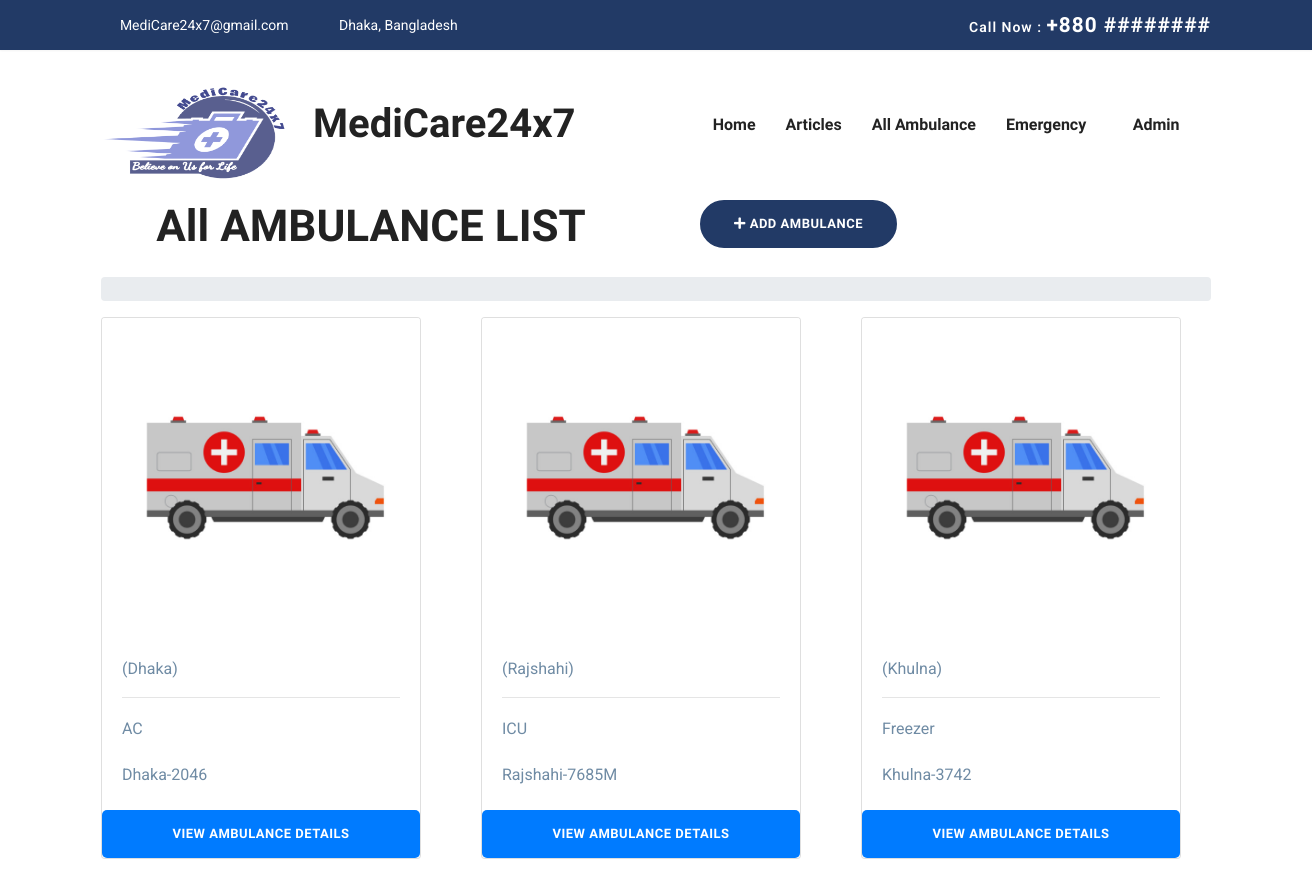
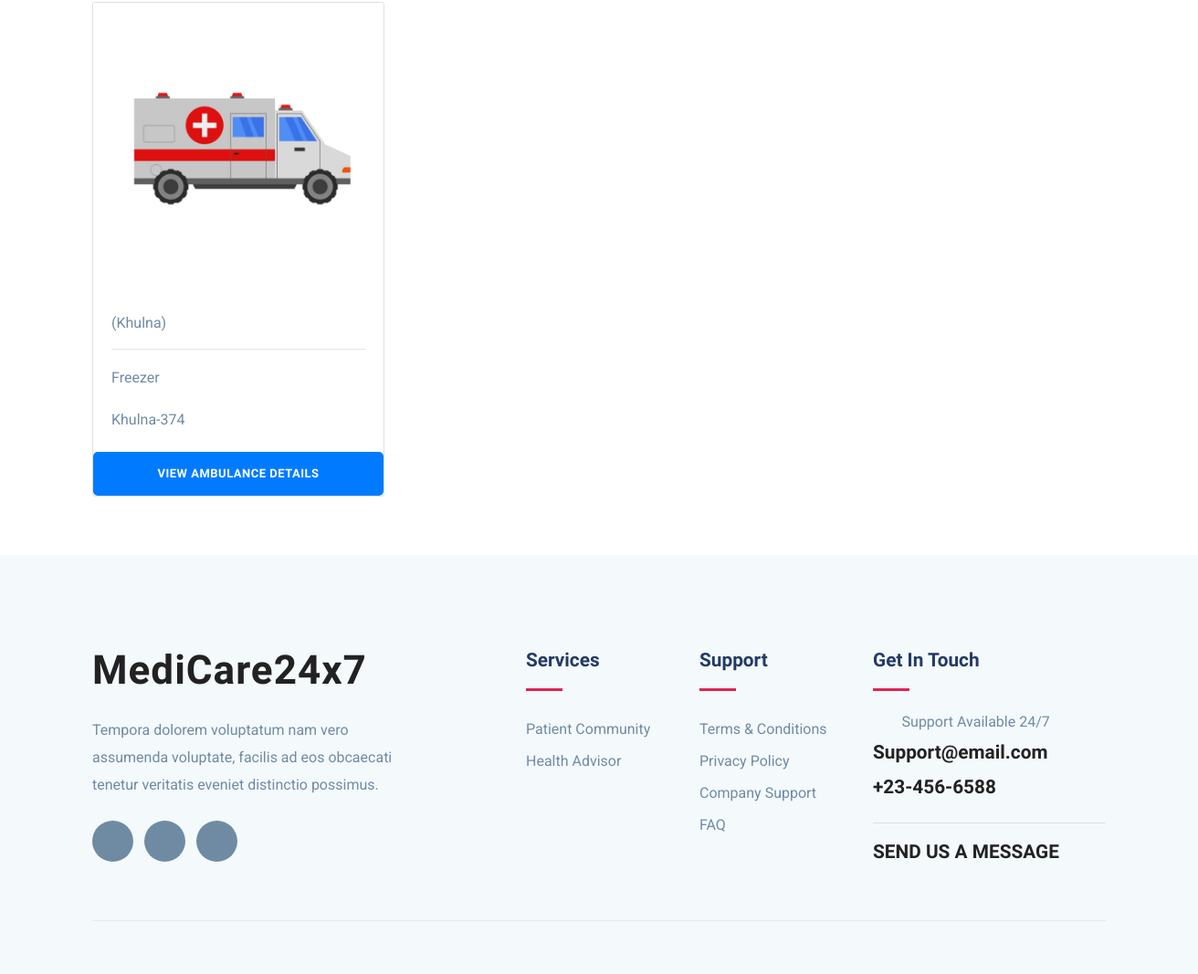
Before: /staff-all-ambulance/ (signed in) with the older database file (2 pictures, top to bottom).
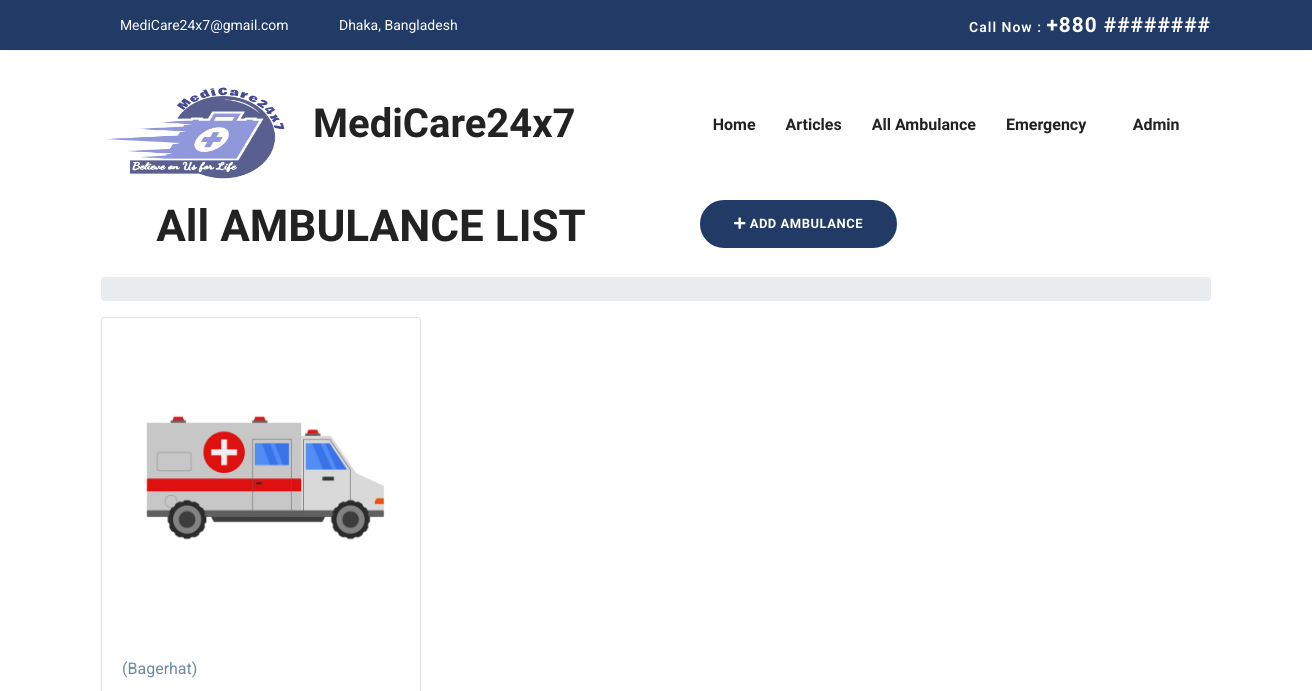
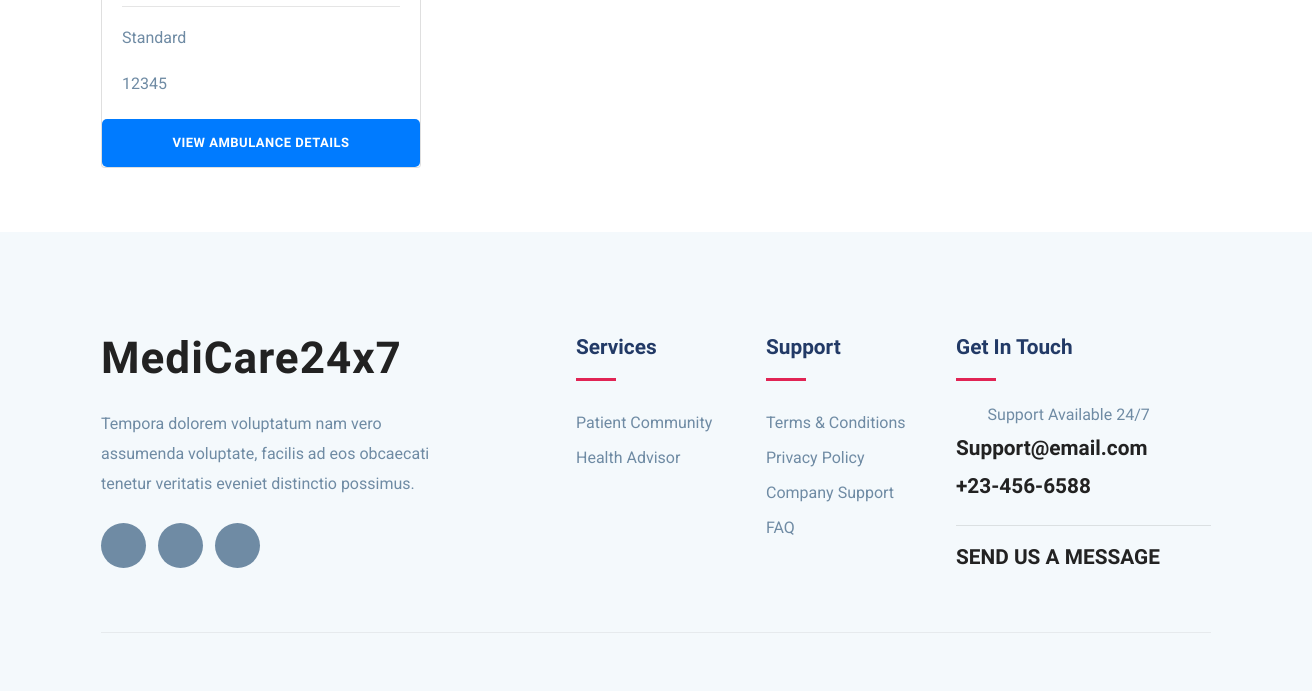
After: the same page with the newer database file (2 pictures, top to bottom).
### accounts/models.py (models this page shows, shortened)
class UserModel(AbstractBaseUser, PermissionsMixin):
    email = models.EmailField(max_length=255, unique=True)  # Email
    name = models.CharField(max_length=255)  # Name
    is_patient = models.BooleanField(default=False)  # True if patient
    is_doctor = models.BooleanField(default=False)  # True if doctor
    is_active = models.BooleanField(default=True)  # True if active
    is_staff = models.BooleanField(default=False)
    is_admin = models.BooleanField(default=False)
    is_superuser = models.BooleanField(default=False)
    date_joined = models.DateTimeField(auto_now_add=True)
    USERNAME_FIELD = 'email'
    REQUIRED_FIELDS = ['name']  # Email & Password are required by default.
    objects = MyUserManager()  # User manager for the User Model
    def __str__(self):
        return self.email

### ambulance/models.py (models this page shows)
class Ambulance(models.Model):  # Ambulance model;
    vehicleNumber = models.CharField(max_length=20, unique=True)
    city = models.CharField(max_length=20, choices=CITY_CHOICES, null=False)
    category = models.CharField(max_length=20, choices=TYPES_CHOICES, null=False)
    driverName = models.CharField(max_length=20, null=True, blank=True)
    driverContact = models.CharField(max_length=20, null=True, blank=True)
    driverEmail = models.EmailField(max_length=20, null=True, blank=True)
    driverAddress = models.CharField(max_length=20, null=True, blank=True)
    driverNID = models.CharField(max_length=20, null=True, blank=True, unique=True)
    driverLicense = models.CharField(max_length=20, null=True, blank=True, unique=True)
    driverBloodGroup = models.CharField(max_length=20, null=True, blank=True)
    driverGender = models.CharField(max_length=20, null=True, blank=True)
    driverImage = models.ImageField(null=True, blank=True)
    ambulanceImage = models.ImageField(null=True, blank=True)
    rentInterDivision = models.IntegerField(null=True, blank=True)
    rentIntraDivision = models.IntegerField(null=True, blank=True)
    available = models.BooleanField(default=True)
    class Meta:
        verbose_name_plural = "Ambulances"

### ambulance/views.py (the view)
# urls.py: path('staff-all-ambulance/', staff_abmulance_view, name='staff-all-ambulance'),
@login_required(login_url="login")
def staff_abmulance_view(
    request,
):  # staff-all-ambulance view, this view is for staff to view all ambulances
    ambulances = Ambulance.objects.all()  # get all ambulances from the database
    context = {
        "ambulances": ambulances,  # pass the ambulances to the context
    }
    return render(
        request, "ambulance/staff-all-ambulance.html", context
    )  # render the staff-all-ambulance.html template with the context

### templates/ambulance/staff-all-ambulance.html (shortened to what this page needs)
{% extends "base.html" %}
{% load static %}
{% block content %}
<section>
    <div class="container text-center">
        <div class="row">
            <div class="col-lg-6 col-md-12 text-center">
                <div class="blog-breadcrumbs-area">
                    <div class="blog-breadcrumbs-left">
                        <h2 >All AMBULANCE LIST</h2>
                    </div>
                </div>
            </div>
            <div class="col-lg-3 col-md-12">
                {% if user.is_authenticated and user.is_staff%}
                <a href="{% url 'add-ambulance' %}"
                   class="btn btn-main btn-round-full text-center"><i
                        class="fa fa-plus"></i>
                    <span>ADD AMBULANCE</span>
                </a>
                {% endif %}
            </div>
        </div>
        <div class="row mt-3">
            <div class="col-lg-12">
                <div class="blog-breadcrumbs-right">
                    <ol class="breadcrumb">
                    </ol>
                </div>
            </div>
        </div>
    </div>
    <div class="container">
        <div class="row">
            <div class="col-lg-12">
                <div class="row mb-5">
                    {% for ambulance in ambulances %}
                    <div class="col-lg-4 mb-3">
                        <div class="card" style="width: 20rem;">
                            {% if ambulance.ambulanceImage %}
                            <img class="card-img-top" src="{{ ambulance.ambulanceImage.url }}" alt="Card image cap">
                            {% else %}
                            <img class="card-img-top" src="{% static 'images/placeholders/ambulance-placeholder.jpg'  %}" alt="Card image cap">
                            {% endif %}
                            <div class="card-body">
                                    {% if ambulance.city %}
                                    ({{ ambulance.city }})
                                    {% endif %}
                                <hr/>
                                {% if ambulance.category %}
                                <p class="card-text">{{ ambulance.category }}</p>
                                {% endif %}
                                {% if ambulance.vehicleNumber %}
                                <p class="card-text">{{ ambulance.vehicleNumber }}</p>
                                {% endif %}
                            </div>
                            <a href="#" class="btn btn-primary">View Ambulance Details</a>
                        </div>
                    </div>
                    {% endfor %}
                </div>
            </div>
        </div>
    </div>
</section>
{% endblock %}

### templates/base.html (shortened to what this page needs)
<!DOCTYPE html>
{% load static %}
<html>
<head>
    <link href="https://cdnjs.cloudflare.com/ajax/libs/font-awesome/5.15.1/css/all.min.css" rel="stylesheet"/>
    <link rel="stylesheet" href="{% static 'plugins/bootstrap/css/bootstrap.min.css' %}">
    <link rel="stylesheet" href="{% static 'plugins/icofont/icofont.min.css' %}">
    <link rel="stylesheet" href="{% static 'plugins/slick-carousel/slick/slick.css' %}">
    <link rel="stylesheet" href="{% static 'plugins/slick-carousel/slick/slick-theme.css' %}">
    <link rel="stylesheet" href="{% static 'css/style.css' %}">
</head>
<body id="top">
<header>
    <div class="header-top-bar ">
        <div class="container">
            <div class="row align-items-center">
                <div class="col-lg-6">
                    <ul class="top-bar-info list-inline-item pl-0 mb-0">
                        <li class="list-inline-item"><a href="mailto:amic@gmail.com"><i
                                class="icofont-support-faq mr-2"></i>MediCare24x7@gmail.com</a></li>
                        <li class="list-inline-item">
                            <i class="icofont-location-pin mr-2"></i>Dhaka, Bangladesh
                        </li>
                    </ul>
                </div>
                <div class="col-lg-6">
                    <div class="text-lg-right top-right-bar mt-2 mt-lg-0">
                        <a href="tel:+8801812345678">
                            <span>Call Now : </span>
                            <span class="h4">+880 ########</span>
                        </a>
                    </div>
                </div>
            </div>
        </div>
    </div>
    {% include "./navbar.html" %}
</header>
{% block content %}
{% endblock content %}
{% include "./footer.html" %}
</body>
</html>

### templates/navbar.html (shortened to what this page needs)
{% load static %}
<nav class="navbar navbar-expand-lg navigation" id="navbar">
    <div class="container">
        <a class="navbar-brand" href="{% url 'home' %}">
            <h1><img src="{% static 'images/logo1.png' %}" alt="" class="img-fluid" style="width: 212px ;height: 106px;">MediCare24x7</h1>
        </a>
        <div class="collapse navbar-collapse" id="navbarmain">
            <ul class="navbar-nav ml-auto">
                <li class="nav-item active">
                    <a class="nav-link" href="{% url 'home' %}">Home</a>
                </li>
                <li class="nav-item"><a class="nav-link" href="#">Articles</a></li>
                {% if request.user.is_authenticated and request.user.is_staff %}
                <li class="nav-item">
                    <a class="nav-link" href="{% url 'staff-all-ambulance' %}">All Ambulance</a>
                </li>
                {% endif %}
                {% if request.user.is_authenticated %}
                <li class="nav-item dropdown">
                    <a class="nav-link dropdown-toggle" href="" id="dropdown02"
                       data-toggle="dropdown" aria-haspopup="true" aria-expanded="false">Emergency <i
                            class="icofont-thin-down"></i></a>
                            Others Blood Request</a></li>
                    </ul>
                {% endif %}
                {% if request.user.is_authenticated %}
                <li class="nav-item dropdown">
                    <a class="nav-link dropdown-toggle" href="#" id="dropdown03" data-toggle="dropdown"
                       aria-haspopup="true" aria-expanded="false">{{ request.user.name }} <i
                            class="icofont-thin-down"></i></a>
                </li>
                {% endif %}
        </div>
    </div>
</nav>

### templates/footer.html (shortened to what this page needs)
{% load static %}
<footer class="footer section gray-bg">
    <div class="container">
        <div class="row">
            <div class="col-lg-4 mr-auto col-sm-6">
                <div class="widget mb-5 mb-lg-0">
                    <div class="logo mb-4">
                        <h2><img src="{% static 'images/logoo.png' %}" alt="" class="img-fluid">MediCare24x7</h2>
                    </div>
                    <p>Tempora dolorem voluptatum nam vero assumenda voluptate, facilis ad eos obcaecati tenetur
                        veritatis eveniet distinctio possimus.</p>
                    <ul class="list-inline footer-socials mt-4">
                        <li class="list-inline-item"><a href="#"><i
                                class="icofont-facebook"></i></a></li>
                        <li class="list-inline-item"><a href="#"><i
                                class="icofont-twitter"></i></a></li>
                        <li class="list-inline-item"><a href="#"><i
                                class="icofont-linkedin"></i></a></li>
                    </ul>
                </div>
            </div>
            <div class="col-lg-2 col-md-6 col-sm-6">
                <div class="widget mb-5 mb-lg-0">
                    <h4 class="text-capitalize mb-3">Services</h4>
                    <div class="divider mb-4"></div>
                    <ul class="list-unstyled footer-menu lh-35">
                        <li><a href="#">Patient Community</a></li>
                        <li><a href="#">Health Advisor</a></li>
                    </ul>
                </div>
            </div>
            <div class="col-lg-2 col-md-6 col-sm-6">
                <div class="widget mb-5 mb-lg-0">
                    <h4 class="text-capitalize mb-3">Support</h4>
                    <div class="divider mb-4"></div>
                    <ul class="list-unstyled footer-menu lh-35">
                        <li><a href="#">Terms & Conditions</a></li>
                        <li><a href="#">Privacy Policy</a></li>
                        <li><a href="#">Company Support </a></li>
                        <li><a href="#">FAQ</a></li>
                    </ul>
                </div>
            </div>
            <div class="col-lg-3 col-md-6 col-sm-6">
                <div class="widget widget-contact mb-5 mb-lg-0">
                    <h4 class="text-capitalize mb-3">Get in Touch</h4>
                    <div class="divider mb-4"></div>
                    <div class="footer-contact-block mb-4">
                        <div class="icon d-flex align-items-center">
                            <i class="icofont-email mr-3"></i>
                            <span class="h6 mb-0">Support Available 24/7</span>
                        </div>
                        <h4 class="mt-2"><a href="tel:+23-345-67890">Support@email.com</a></h4>
                        <h4 class="mt-2"><a href="tel:+23-345-67890">+23-456-6588</a></h4>
                    </div>
                    <hr/>
                    <div class="footer-contact-block">
                        <h4 class="mt-2"><a href="#">SEND US A MESSAGE</a></h4>
                    </div>
                </div>
            </div>
        </div>
        <div class="footer-btm py-4 mt-5">
        </div>
    </div>
</footer>

### static-files/css/style.css (style rules this page uses)
html { overflow-x: hidden; }
body { line-height: 1.6; font-family: "Roboto", sans-serif; -webkit-font-smoothing: antialiased; font-size: 16px; color: #6F8BA4; font-weight: 400; }
h1, .h1, h2, .h2, h3, .h3, h4, .h4, h5, .h5, h6, .h6 { font-family: "Exo", sans-serif; font-weight: 700; color: #222; }
h1, .h1 { font-size: 2.5rem; }
h2, .h2 { font-size: 44px; }
h4, .h4 { font-size: 1.3rem; line-height: 30px; }
h6, .h6 { font-size: 1rem; }
p { line-height: 30px; }
.btn { display: inline-block; font-size: 14px; font-size: 0.8125rem; font-weight: 700; letter-spacing: .5px; padding: .75rem 2rem; font-family: "Exo", sans-serif; text-transform: uppercase; border-radius: 5px; border: 2px solid transparent; transition: all .35s ease; }
.btn-main { background: #223a66; color: #fff; border-color: #223a66; }
.btn-round-full { border-radius: 50px; }
.section { padding: 100px 0; }
a { color: #222; text-decoration: none; transition: all .35s ease; }
.gray-bg { background: #f4f9fc; }
#navbarmain { padding: 20px 0px; }
#navbarmain .nav-link { font-weight: 600; padding: 10px 15px; color: #222; font-family: "Exo", sans-serif; text-transform: capitalize; font-size: 16px; transition: all .25s ease; }
.dropdown-toggle::after { display: none; }
.navbar-brand { margin-top: 10px; }
.header-top-bar { background: #223a66; font-size: 14px; padding: 10px 0px; box-shadow: 0 1px 2px rgba(0, 0, 0, 0.05); color: #fff; }
.top-bar-info li a { color: #fff; margin-right: 20px; }
.top-right-bar a span { color: #fff; font-weight: 600; letter-spacing: 1px; }
.divider { width: 40px; height: 5px; background: #e12454; }
.lh-35 { line-height: 35px; }
.footer { padding-bottom: 10px; }
.logo { font-weight: 600; letter-spacing: 1px; }
.widget .divider { height: 3px; }
.widget h4 { color: #223a66; }
.widget .footer-menu a { color: #6F8BA4; }
.footer-contact-block span { font-weight: 400; color: #6F8BA4; }
.footer-contact-block i { font-size: 20px; }
.footer-btm { border-top: 1px solid rgba(0, 0, 0, 0.06); }
.footer-socials li a { width: 45px; height: 45px; background: #6F8BA4; color: #fff; display: inline-block; text-align: center; border-radius: 100%; padding-top: 12px; }

Changed rows visible on the page:
removed Ambulance: city "Rajshahi", category "ICU", vehicleNumber "Rajshahi-7685M"
removed Ambulance: city "Khulna", category "Freezer", vehicleNumber "Khulna-3742"
removed Ambulance: city "Khulna", category "Freezer", vehicleNumber "Khulna-374"
changed Ambulance: city "Dhaka" → "Bagerhat"; category "AC" → "Standard"; vehicleNumber "Dhaka-2046" → "12345"
